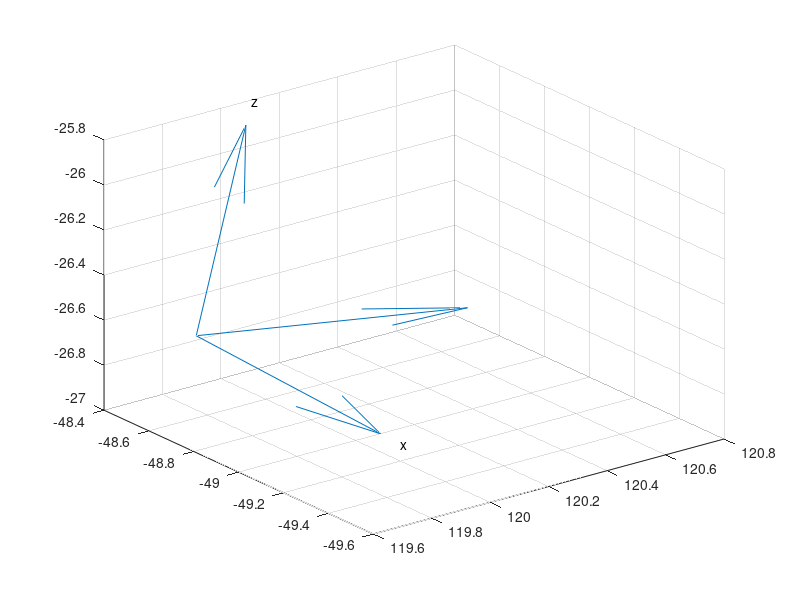

Write MATLAB code to recreate this figure.
% This you should get from the file you saved

HT=  1.0e+02 * [-0.000654743414347   0.009820289841634   0.001770089965981   1.198563385009766;...
  -0.009978481261399  -0.000638139345697  -0.000150631641397  -0.484770622253418;...
  -0.000034968232513  -0.001776143463173   0.009840939570028  -0.267241516113281;...
                   0                   0                   0   0.010000000000000];

quiver(HT([1 1],4)',HT([2 2],4)',HT(1,1:2),HT(2,1:2))
text(HT(1,4)+HT(1,1:2),HT(2,4)+HT(2,1:2),{'x','y'})

quiver3(HT([1 1 1],4)',HT([2 2 2],4)',HT([3 3 3],4)',HT(1,1:3),HT(2,1:3),HT(3,1:3))
text(HT(1,4)+HT(1,1:3),HT(2,4)+HT(2,1:3),HT(3,4)+HT(3,1:3),{'x','y','z'})

